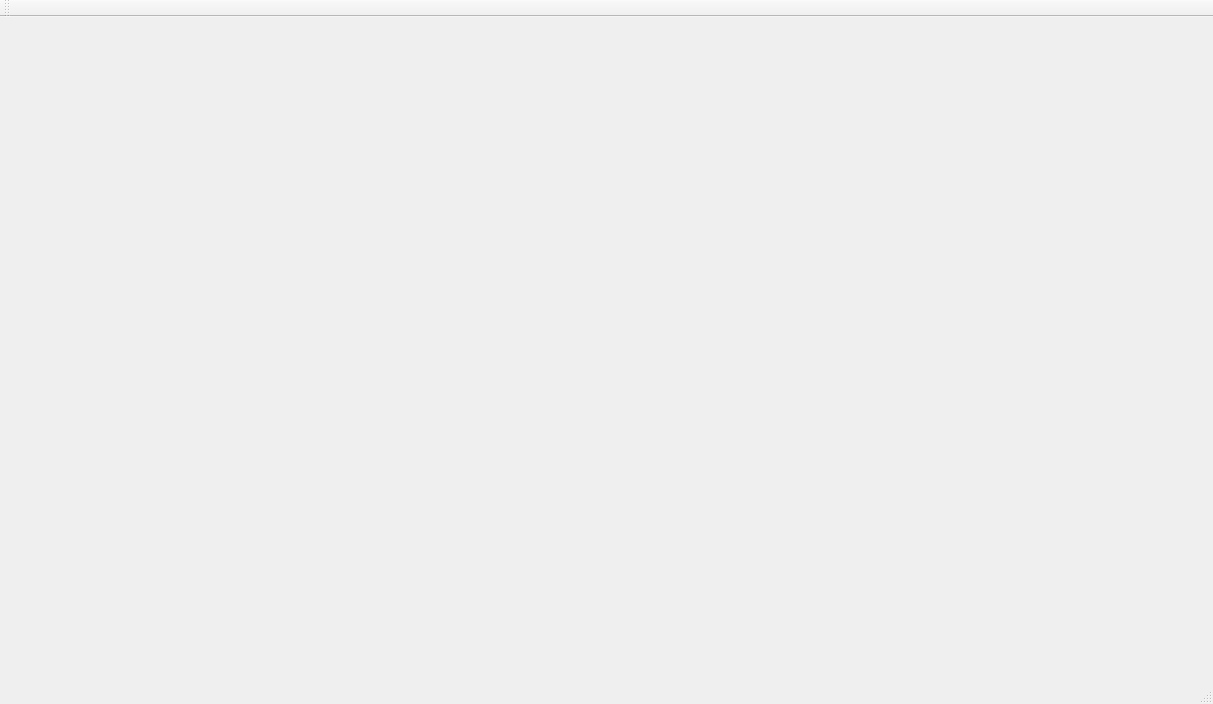
<?xml version="1.0" encoding="UTF-8"?>
<ui version="4.0">
 <class>MainWindow</class>
 <widget class="QMainWindow" name="MainWindow">
  <property name="geometry">
   <rect>
    <x>0</x>
    <y>0</y>
    <width>1213</width>
    <height>704</height>
   </rect>
  </property>
  <property name="windowTitle">
   <string>MainWindow</string>
  </property>
  <widget class="QWidget" name="centralWidget">
   <layout class="QVBoxLayout" name="verticalLayout_2"/>
  </widget>
  <widget class="QMenuBar" name="menuBar">
   <property name="geometry">
    <rect>
     <x>0</x>
     <y>0</y>
     <width>1213</width>
     <height>25</height>
    </rect>
   </property>
  </widget>
  <widget class="QToolBar" name="mainToolBar">
   <attribute name="toolBarArea">
    <enum>TopToolBarArea</enum>
   </attribute>
   <attribute name="toolBarBreak">
    <bool>false</bool>
   </attribute>
  </widget>
  <widget class="QStatusBar" name="statusBar"/>
 </widget>
 <layoutdefault spacing="6" margin="11"/>
 <resources/>
 <connections/>
</ui>
